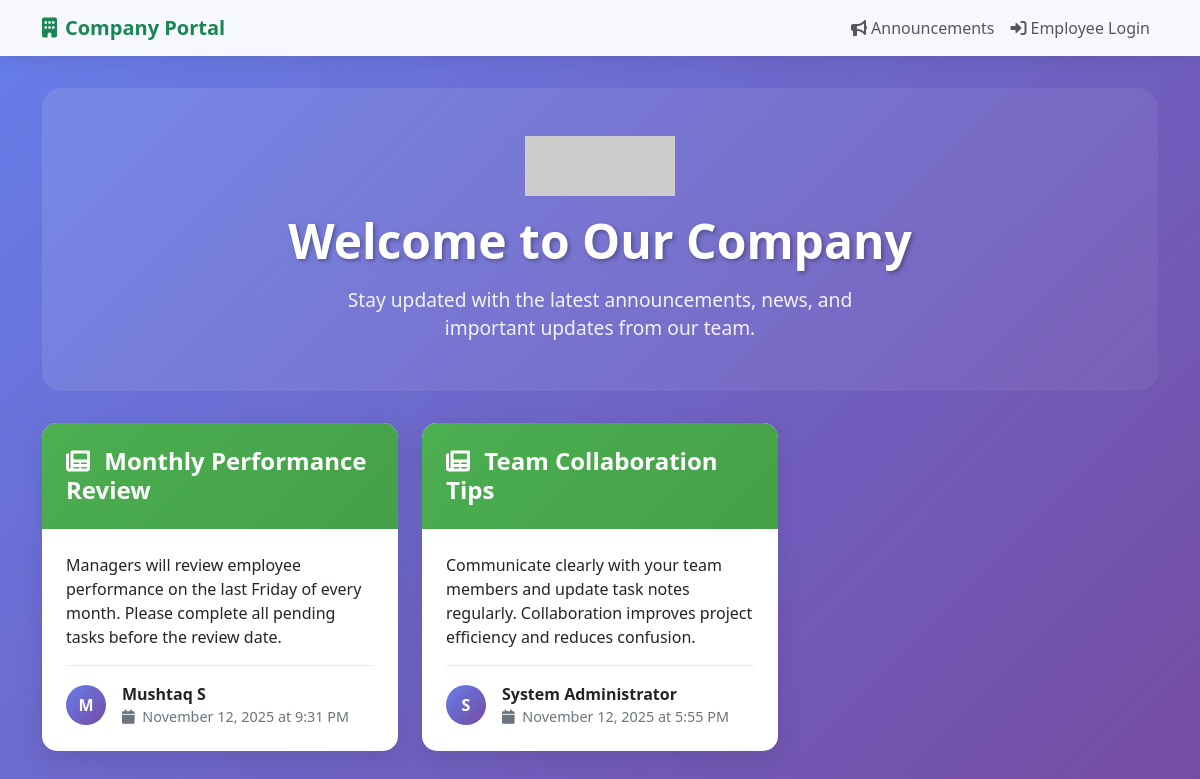
The page / on the database its author committed.
### tables this page shows
CREATE TABLE posts (
id INT AUTO_INCREMENT PRIMARY KEY,
user_id INT NULL,
title VARCHAR(255),
body TEXT,
visible_to ENUM('all','employees','admins') DEFAULT 'all',
created_at TIMESTAMP DEFAULT CURRENT_TIMESTAMP,
FOREIGN KEY (user_id) REFERENCES users(id) ON DELETE SET NULL
);

CREATE TABLE users (
id INT AUTO_INCREMENT PRIMARY KEY,
name VARCHAR(150) NOT NULL,
email VARCHAR(150) UNIQUE NOT NULL,
password VARCHAR(255) DEFAULT NULL,
phone VARCHAR(30) DEFAULT NULL,
role ENUM('employee','admin') DEFAULT 'employee',
approved TINYINT(1) DEFAULT 0,
status ENUM('pending','approved','rejected','active') DEFAULT 'pending',
twofa_secret VARCHAR(255) DEFAULT NULL,
face_descriptor MEDIUMTEXT DEFAULT NULL,
created_at TIMESTAMP DEFAULT CURRENT_TIMESTAMP
);

### index.php (called while the page is built)
<?php
require_once 'public/index.php';
?>

### includes/db.php (called while the page is built)
<?php
$config = require __DIR__ . '/config.php';
$dsn = "mysql:host={$config['db']['host']};dbname={$config['db']['dbname']};charset={$config['db']['charset']}";
try {
    $pdo = new PDO($dsn, $config['db']['user'], $config['db']['pass']);
    $pdo->setAttribute(PDO::ATTR_ERRMODE, PDO::ERRMODE_EXCEPTION);
} catch (Exception $e) {
    die('DB Connection failed: ' . $e->getMessage());
}
function db() {
    global $pdo;
    return $pdo;
}

### public/index.php (the view, shortened to what this page needs)
<?php
require_once __DIR__ . '/../includes/db.php';
$posts = db()->query("SELECT p.*, u.name FROM posts p JOIN users u ON u.id = p.user_id WHERE p.visible_to = 'all' ORDER BY p.created_at DESC")->fetchAll();
?>
<!DOCTYPE html>
<html lang="en">
<head>
    <link href="https://cdn.jsdelivr.net/npm/bootstrap@5.3.0/dist/css/bootstrap.min.css" rel="stylesheet">
    <link href="https://cdnjs.cloudflare.com/ajax/libs/font-awesome/6.0.0/css/all.min.css" rel="stylesheet">
</head>
<body>
    <nav class="navbar navbar-expand-lg navbar-custom">
        <div class="container">
            <a class="navbar-brand fw-bold text-success" href="#">
                <i class="fas fa-building me-2"></i>Company Portal
            </a>
            <div class="collapse navbar-collapse" id="navbarNav">
                <ul class="navbar-nav ms-auto">
                    <li class="nav-item">
                        <a class="nav-link" href="#posts">
                            <i class="fas fa-bullhorn me-1"></i>Announcements
                        </a>
                    </li>
                    <li class="nav-item">
                        <a class="nav-link" href="/attendance-project/employee/login.php">
                            <i class="fas fa-sign-in-alt me-1"></i>Employee Login
                        </a>
                    </li>
                </ul>
            </div>
        </div>
    </nav>
    <div class="container">
        <div class="hero-section">
            <img src="https://via.placeholder.com/150x60/4CAF50/FFFFFF?text=Company+Logo" alt="Company Logo" class="company-logo">
            <h1>Welcome to Our Company</h1>
            <p>Stay updated with the latest announcements, news, and important updates from our team.</p>
        </div>
        <section id="posts">
            <?php if (empty($posts)): ?>
                <div class="empty-state">
                    <i class="fas fa-bullhorn"></i>
                    <h3>No Announcements Yet</h3>
                    <p>Check back later for company updates and announcements.</p>
                </div>
            <?php else: ?>
                <div class="row">
                    <?php foreach($posts as $p): ?>
                        <div class="col-lg-6 col-xl-4 mb-4">
                            <div class="post-card">
                                <div class="post-header">
                                    <h3>
                                        <i class="fas fa-newspaper me-2"></i>
                                        <?= htmlspecialchars($p['title']) ?>
                                    </h3>
                                </div>
                                <div class="post-content">
                                    <p class="mb-3">
                                        <?= nl2br(htmlspecialchars(substr($p['body'], 0, 200))) ?>
                                    </p>
                                    <div class="post-meta">
                                        <div class="author-avatar">
                                            <?= strtoupper(substr($p['name'], 0, 1)) ?>
                                        </div>
                                        <div>
                                            <div class="fw-semibold text-dark">
                                                <?= htmlspecialchars($p['name']) ?>
                                            </div>
                                            <div class="post-date">
                                                <i class="fas fa-calendar me-1"></i>
                                                <?= date('F j, Y \a\t g:i A', strtotime($p['created_at'])) ?>
                                            </div>
                                        </div>
                                    </div>
                                </div>
                            </div>
                        </div>
                    <?php endforeach; ?>
                </div>
            <?php endif; ?>
        </section>
    </div>
</body>
</html>

### public/index.php (style rules this page uses)
body { background: linear-gradient(135deg, #667eea 0%, #764ba2 100%); min-height: 100vh; font-family: 'Segoe UI', Tahoma, Geneva, Verdana, sans-serif; }
.navbar-custom { background: rgba(255, 255, 255, 0.95); backdrop-filter: blur(10px); box-shadow: 0 2px 20px rgba(0,0,0,0.1); }
.hero-section { background: linear-gradient(135deg, rgba(255,255,255,0.1) 0%, rgba(255,255,255,0.05) 100%); border-radius: 20px; padding: 3rem 2rem; margin: 2rem 0; text-align: center; color: white; }
.hero-section h1 { font-size: 3rem; font-weight: 700; margin-bottom: 1rem; text-shadow: 2px 2px 4px rgba(0,0,0,0.3); }
.hero-section p { font-size: 1.2rem; opacity: 0.9; max-width: 600px; margin: 0 auto; }
.post-card { background: white; border-radius: 15px; box-shadow: 0 8px 25px rgba(0,0,0,0.1); margin-bottom: 2rem; overflow: hidden; transition: transform 0.3s ease, box-shadow 0.3s ease; }
.post-header { background: linear-gradient(135deg, #4CAF50 0%, #45a049 100%); color: white; padding: 1.5rem; }
.post-header h3 { margin: 0; font-size: 1.5rem; font-weight: 600; }
.post-content { padding: 1.5rem; }
.post-meta { display: flex; align-items: center; margin-top: 1rem; padding-top: 1rem; border-top: 1px solid #e9ecef; }
.author-avatar { width: 40px; height: 40px; border-radius: 50%; background: linear-gradient(135deg, #667eea 0%, #764ba2 100%); display: flex; align-items: center; justify-content: center; color: white; font-weight: bold; margin-right: 1rem; }
.post-date { color: #6c757d; font-size: 0.9rem; }
.company-logo { max-width: 150px; height: auto; margin-bottom: 1rem; }

### rows shown on the page
posts: title "Monthly Performance Review", body "Managers will review employee performance on the last Friday of every month. Please complete all pending tasks before the review date.", user.name "M", user.name "Mushtaq S", created_at "November 12, 2025 at 9:31 PM"
posts: title "Team Collaboration Tips", body "Communicate clearly with your team members and update task notes regularly. Collaboration improves project efficiency and reduces confusion.", user.name "S", user.name "System Administrator", created_at "November 12, 2025 at 5:55 PM"
